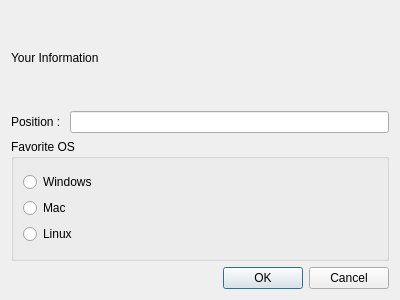
<?xml version="1.0" encoding="UTF-8"?>
<ui version="4.0">
 <class>infoDialog</class>
 <widget class="QDialog" name="infoDialog">
  <property name="geometry">
   <rect>
    <x>0</x>
    <y>0</y>
    <width>400</width>
    <height>300</height>
   </rect>
  </property>
  <property name="windowTitle">
   <string>Dialog</string>
  </property>
  <layout class="QVBoxLayout" name="verticalLayout_3">
   <item>
    <layout class="QVBoxLayout" name="verticalLayout_2">
     <item>
      <widget class="QLabel" name="label">
       <property name="text">
        <string>Your Information</string>
       </property>
      </widget>
     </item>
     <item>
      <layout class="QHBoxLayout" name="horizontalLayout">
       <item>
        <widget class="QLabel" name="label_2">
         <property name="text">
          <string>Position : </string>
         </property>
        </widget>
       </item>
       <item>
        <widget class="QLineEdit" name="lineEdit"/>
       </item>
      </layout>
     </item>
    </layout>
   </item>
   <item>
    <widget class="QGroupBox" name="groupBox">
     <property name="title">
      <string>Favorite OS</string>
     </property>
     <layout class="QVBoxLayout" name="verticalLayout_4">
      <item>
       <layout class="QVBoxLayout" name="verticalLayout">
        <item>
         <widget class="QRadioButton" name="windowsRadioButton">
          <property name="text">
           <string>Windows</string>
          </property>
         </widget>
        </item>
        <item>
         <widget class="QRadioButton" name="macRadioButton">
          <property name="text">
           <string>Mac</string>
          </property>
         </widget>
        </item>
        <item>
         <widget class="QRadioButton" name="linuxRadioButton">
          <property name="text">
           <string>Linux</string>
          </property>
         </widget>
        </item>
       </layout>
      </item>
     </layout>
    </widget>
   </item>
   <item>
    <layout class="QHBoxLayout" name="horizontalLayout_2">
     <item>
      <spacer name="horizontalSpacer">
       <property name="orientation">
        <enum>Qt::Horizontal</enum>
       </property>
       <property name="sizeHint" stdset="0">
        <size>
         <width>40</width>
         <height>20</height>
        </size>
       </property>
      </spacer>
     </item>
     <item>
      <widget class="QPushButton" name="okButton">
       <property name="text">
        <string>OK</string>
       </property>
      </widget>
     </item>
     <item>
      <widget class="QPushButton" name="cancelButton">
       <property name="text">
        <string>Cancel</string>
       </property>
      </widget>
     </item>
    </layout>
   </item>
  </layout>
 </widget>
 <resources/>
 <connections/>
</ui>
